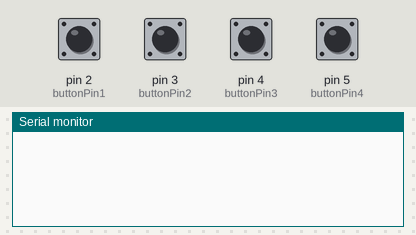
Bench run of a sketch on a simulated Arduino Uno, built with avr-gcc and run on an emulated ATmega328P. Shown: the last lines printed to the serial monitor. The test bench sets the inputs (shaded band); at power-on: pin 2 (buttonPin1), pin 3 (buttonPin2), pin 4 (buttonPin3), pin 5 (buttonPin4) LOW.

Above: at 1.2 s.
1.3 s: pin 2 (buttonPin1) pulled HIGH for 0.15 s
At 2.4 s:
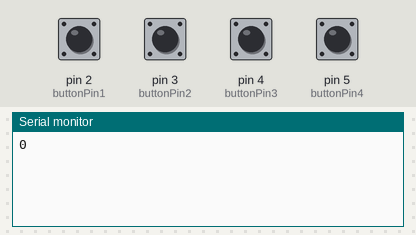
2.9 s: pin 3 (buttonPin2) pulled HIGH for 0.15 s
At 3.6 s:
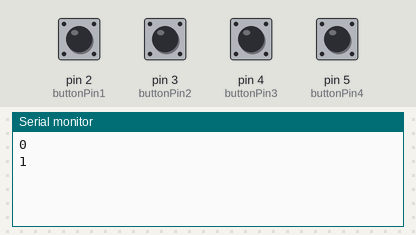
4.5 s: pin 4 (buttonPin3) pulled HIGH for 0.15 s
At 5.8 s:
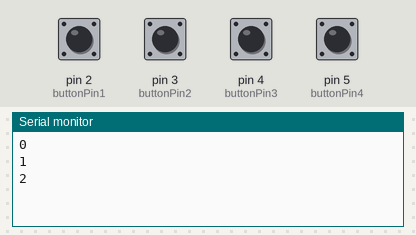
6.1 s: pin 5 (buttonPin4) pulled HIGH for 0.15 s
At 7.2 s:
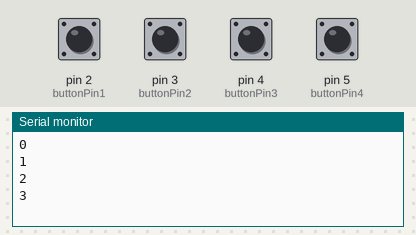
Timing chart, 0 to 8.7 s (numbered marks = the images above; inputs shaded):
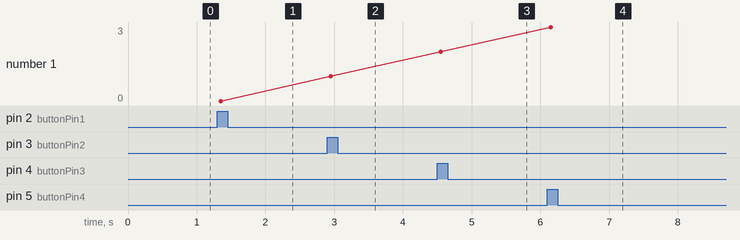

Measured:
- after the input at 1.3 s, the serial monitor: prints a new line after 0.05 s (image 1)
- after the input at 2.9 s, the serial monitor: prints a new line after 0.05 s (image 2)
- after the input at 4.5 s, the serial monitor: prints a new line after 0.05 s (image 3)
- after the input at 6.1 s, the serial monitor: prints a new line after 0.05 s (image 4)
- plotted number 1: 0 → 1 after the input at 2.9 s, 1 → 2 after the input at 4.5 s, 2 → 3 after the input at 6.1 s

The sketch:

controller.ino
```cpp
int buttonPin1 = 2, buttonPin2 = 3, buttonPin3 = 4, buttonPin4 = 5;

int buttonState1 = LOW, buttonState2 = LOW, buttonState3 = LOW, buttonState4 = LOW;
int lastReading1 = LOW, lastReading2 = LOW, lastReading3 = LOW, lastReading4 = LOW;

unsigned long lastDebounceTime1 = 0;
unsigned long lastDebounceTime2 = 0;
unsigned long lastDebounceTime3 = 0;
unsigned long lastDebounceTime4 = 0;

unsigned long debounceDelay = 50;

void setup() {
  pinMode(buttonPin1, INPUT);
  pinMode(buttonPin2, INPUT);
  pinMode(buttonPin3, INPUT);
  pinMode(buttonPin4, INPUT);
  Serial.begin(9600);
}

void checkButton(int pin, int care, int &lastReading, int &buttonState, unsigned long &lastTime)
{
  int reading = digitalRead(pin);
  if (reading != lastReading) {
    lastTime = millis();
  }
  if ((millis() - lastTime) > debounceDelay) {
    if (reading != buttonState) {
      buttonState = reading;
      if (buttonState == HIGH) {
        Serial.println((String)care);
      }
    }
  }
  lastReading = reading;
}

void loop() {
  checkButton(buttonPin1, 0, lastReading1, buttonState1, lastDebounceTime1);
  checkButton(buttonPin2, 1, lastReading2, buttonState2, lastDebounceTime2);
  checkButton(buttonPin3, 2, lastReading3, buttonState3, lastDebounceTime3);
  checkButton(buttonPin4, 3, lastReading4, buttonState4, lastDebounceTime4);
}
```
